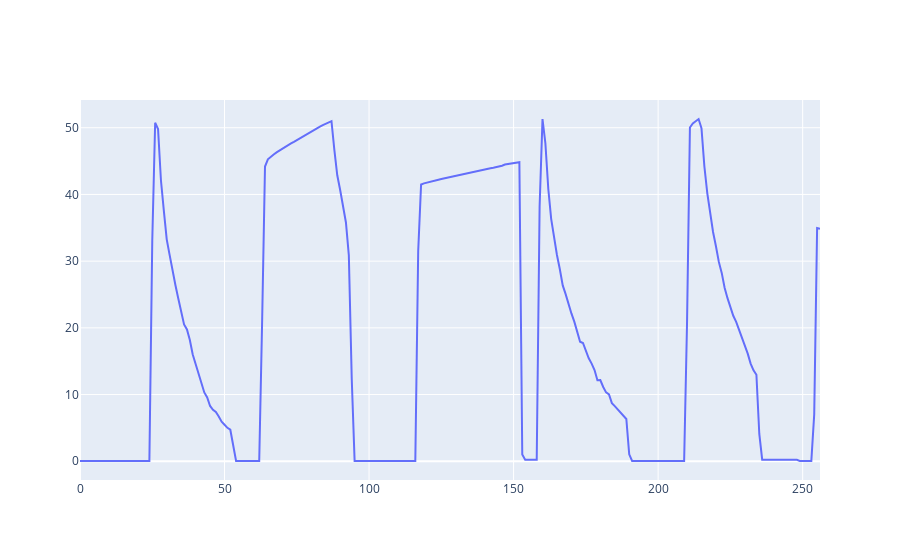

Write notebook code for a chart like this one.
### Code cell
fig = go.Figure()
fig.add_trace(go.Scatter(x=timemin, y=power.tolist(), mode='lines', name='lines'))
fig.show()

### Figure 1 — Plotly figure (JSON) as saved in the notebook; plotly's stock layout.template omitted (floating-point values rounded to 4 significant figures; data arrays with more than 128 entries replaced by an {"elided": "..."} marker saying what was removed)
{"data": [{"mode": "lines", "name": "lines", "type": "scatter", "x": {"elided": "257 int values"}, "y": {"elided": "257 float values"}}], "layout": {"autosize": true, "xaxis": {"autorange": true, "range": [0, 256], "type": "linear"}, "yaxis": {"autorange": true, "range": [-2.808, 54.16], "type": "linear"}}}
